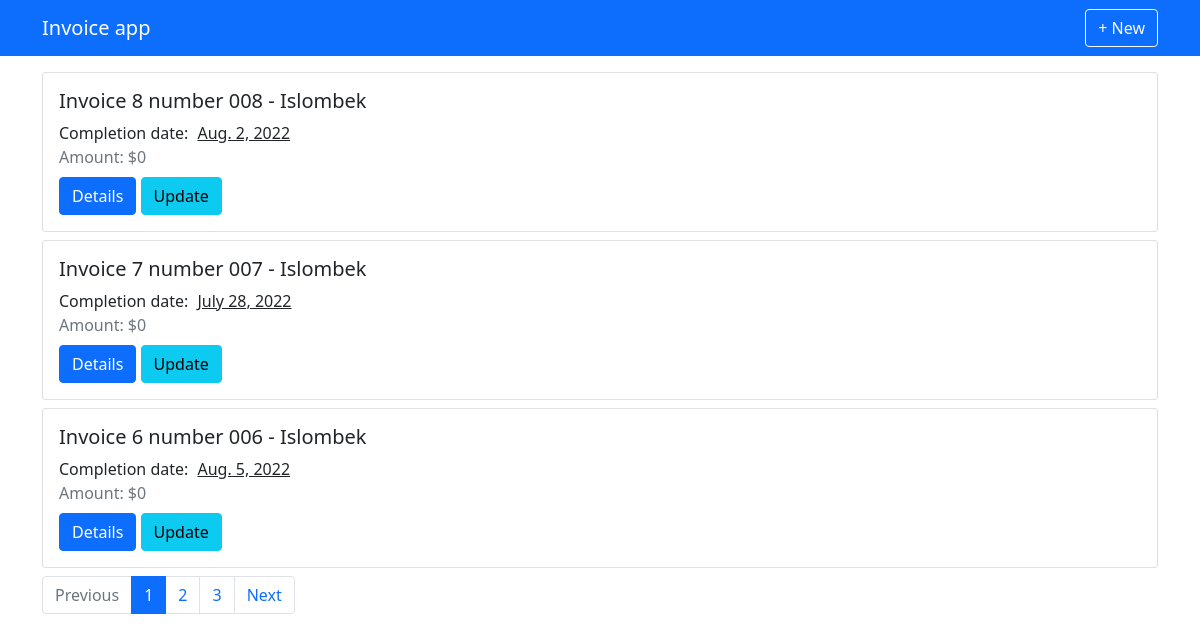
The app's page / (signed in) with its own data.
### invoice_app/models.py (models this page shows, shortened)
class Invoice(models.Model):
    profile = models.ForeignKey(Profile, on_delete=models.CASCADE)
    receiver = models.ForeignKey(Receiver, on_delete=models.CASCADE)
    number = models.CharField(max_length=150)
    completion_date = models.DateField()
    issue_date = models.DateField()
    payment_date = models.DateField()
    created_time = models.DateTimeField(auto_now_add=True)
    closed = models.BooleanField(default=False)
    tag = models.ManyToManyField(Tag, blank=True)
    @property
    def positions(self):
        return self.position_set.all()
    @property
    def total_amount(self):
        total = 0
        qs = self.positions
        for pos in qs:
            total += pos.amount
        return total

### receiver_app/models.py (models this page shows, shortened)
class Receiver(models.Model):
    name = models.CharField(max_length=200)
    address = models.TextField()
    website = models.URLField(blank=True)
    created_time = models.DateTimeField(default=datetime.now)
    logo = models.ImageField(default='images/no_photo.png')

### invoice_app/views.py (the view)
# urls.py: path('', InvoiceListView.as_view(), name='main'),
class InvoiceListView(LoginRequiredMixin, ListView):
    model = Invoice
    template_name = "invoice_app/main.html"
    paginate_by = 3
    context_object_name = 'qs'
    def get_queryset(self):
        profile = get_object_or_404(Profile, user=self.request.user)
        qs = Invoice.objects.filter(profile=profile).order_by('-created_time')
        return super().get_queryset().filter(profile=profile).order_by('-created_time')

### invoice_app/templates/invoice_app/main.html (shortened to what this page needs)
{% extends "base.html" %}
{% block content %}
    {% if qs %}
        {% for obj in qs %}
            <div class="card mb-2" style="width:100%">
                <div class="card-body">
                    <h5 class="card-title">{{obj.number}} - {{obj.receiver.name}}</h5>
                    <div class="card-text">Completion date: <u style="margin-left: 5px;">{{obj.completion_date}}</u></div>
                    <div class="text-muted">Amount: ${{obj.total_amount}}</div>
                    <div class="mt-2">
                        <a href="{% url 'invoice_app:detail' obj.pk %}" class="btn btn-primary">Details</a>
                        <a href="{% url 'invoice_app:update' obj.pk %}" class="btn btn-info">Update</a>
                    </div>
                </div>
            </div>
        {% endfor %}
    {% else %}
        <h3>No invoices created here yet ... </h3>
    {% endif %}
    {% if is_paginated %}
        <nav aria-label="invoice pagination">
            <ul class="pagination">
                <li class="page-item {% if page_obj.has_previous %} {% else %}disabled{% endif %}">
                    <a  class="page-link" tabindex="-1" aria-disabled="true">Previous</a>
                </li>
                {% for i in paginator.page_range %}
                    <li class="page-item {% if page_obj.number == i %} active {% endif %}">
                        <a class="page-link" href="?page={{i}}">{{i}}</a>
                    </li>
                {% endfor %}
                <li class="page-item {% if page_obj.has_next %} {% else %}disabled{% endif %}">
                    <a {% if page_obj.has_next %}  href="?page={{page_obj.next_page_number}}"
                    {% endif %} class="page-link">Next</a>
                </li>
            </ul>
        </nav>
    {% endif %}
{% endblock content %}

### records on screen
Invoice: number "Invoice 8 number 008", receiver.name "Islombek", completion_date "Aug. 2, 2022", total_amount "0"
Invoice: number "Invoice 7 number 007", receiver.name "Islombek", completion_date "July 28, 2022", total_amount "0"
Invoice: number "Invoice 6 number 006", receiver.name "Islombek", completion_date "Aug. 5, 2022", total_amount "0"

### other values on screen
{{ i }} "1" "2" "3"
